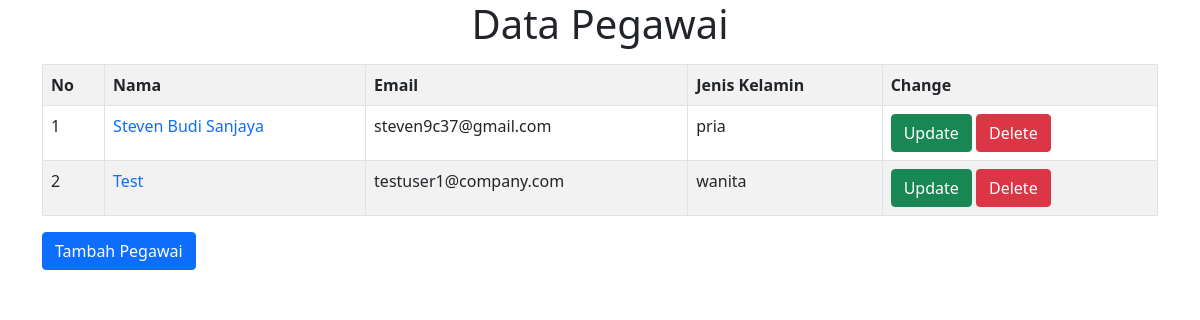
Page /karyawan/index.php on the committed database.
### tables this page shows
CREATE TABLE `pegawai` (
  `id_karyawan` int(10) NOT NULL,
  `nama` varchar(255) NOT NULL,
  `email` varchar(255) NOT NULL,
  `telepon` varchar(15) DEFAULT NULL,
  `alamat` text NOT NULL,
  `jenis_kelamin` enum('pria','wanita') NOT NULL,
  `tempat_lahir` varchar(100) NOT NULL,
  `tanggal_lahir` date NOT NULL
);

### karyawan/manage/connection.php (the view, shortened to what this page needs)
<?php
    function fetchData($dbhost, $dbuser, $dbpass, $dbname, $port, $dbtable){
        $conn = mysqli_connect($dbhost, $dbuser, $dbpass, $dbname, $port);
        ?>
        <?php
        $query = "SELECT * FROM $dbtable ORDER BY `id_karyawan` ASC";
        $search = mysqli_query($conn, $query);
        if (mysqli_num_rows($search) > 0){
        ?>
            <h1 style="display: flex;text-align:center;justify-content:center;" class="mb-3">Data Pegawai</h1>
            <table class="table table-bordered table-striped">
                <tr>
                    <th>No</th>
                    <th>Nama</th>
                    <th>Email</th>
                    <th>Jenis Kelamin</th>
                    <th>Change</th>
                </tr>
        <?php
            $index = 1;
            while($row = mysqli_fetch_assoc($search)){
                echo("<tr>
                        <td>{$index}</td>
                        <td><a href='./manage/pegawai.php?id={$row['id_karyawan']}'>{$row['nama']}</a></td>
                        <td>{$row['email']}</td>
                        <td>{$row['jenis_kelamin']}</td>
                        <td>
                            <a href='./manage/update.php?id={$row['id_karyawan']}' class='btn btn-success'>Update</a>
                            <a href='./manage/delete.php?id={$row['id_karyawan']}' class='btn btn-danger'>Delete</a>
                        </td>
                    </tr>");
                $index++;
            }
        ?>
            </table>
        <?php
        }else{
                echo("Data Not Found");
        }
    }
        ?>

### karyawan/index.php (style rules this page uses)
a { text-decoration: none !important; }

### rows in the picture
pegawai: nama "Steven Budi Sanjaya", email "steven9c37@gmail.com", jenis_kelamin "pria"
pegawai: nama "Test", email "testuser1@company.com", jenis_kelamin "wanita"
